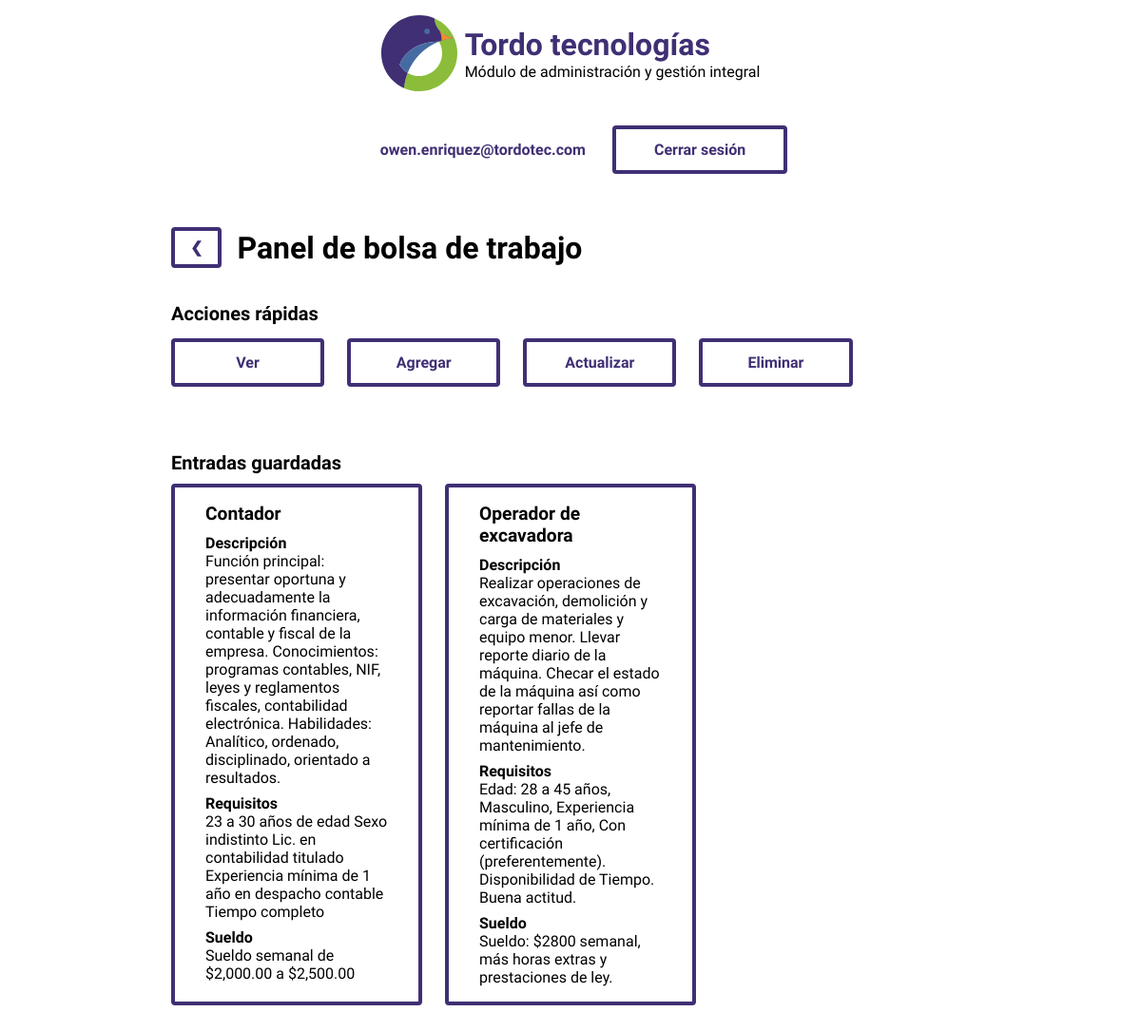
The app's page /bolsaDeTrabajo.php (signed in) with its own data.
### tables this page shows
CREATE TABLE `bolsatrabajo` (
  `id` int(11) NOT NULL,
  `puesto` tinytext NOT NULL,
  `descripcion` longtext NOT NULL,
  `requisitos` longtext NOT NULL,
  `sueldo` longtext NOT NULL
);

### bolsaDeTrabajo.php (the view, shortened to what this page needs)
<!DOCTYPE html>
<html lang="es-MX">
<head>
    <link rel="stylesheet" href="css/panel.css">
</head>
<body>
    <header>
        <div id="navegacion">
            <div class="logotipo">
                <img id="logo" src="img/icons/logo.svg" alt="Logotipo">
                <div>
                    <h1>Tordo tecnologías</h1>
                    <p>Módulo de administración y gestión integral</p>
                </div>
            </div>
            <nav>
                <p id="usuario"><?php echo $_SESSION["correo"];?></p>
                <a href="php/conexion/cerrar.php" class="boton">Cerrar sesión</a>
            </nav>
        </div>
    </header>
    <section id="acciones">
        <div class="migas">
            <a href="inicio.php" class="boton">&#10094;</a>
            <h2>Panel de bolsa de trabajo</h2>
        </div>
        <h3>Acciones rápidas</h3>
        <div class="gridAcciones">
            <a id="ver" class="boton">Ver</a>
            <a id="agregar" class="boton">Agregar</a>
            <a id="editar" class="boton">Actualizar</a>
            <a id="eliminar" class="boton">Eliminar</a>
        </div>
    </section>
    <section id="panelVer">
        <h3>Entradas guardadas</h3>
        <div class="grid">
            <?php
                include("php/conexion/casper.php");
                $leer = "SELECT * FROM bolsatrabajo";
                $query = $conexion->query($leer);
                if ($query == true) {
                    while ($datos = mysqli_fetch_array($query)) {
                        echo <<<END
                        <div class="tarjeta">
                            <div class="tarjetaCuerpo">
                                <p class="tarjetaTitulo">$datos[1]</p>
                                <p class="tarjetaSubtitulo">Descripción</p>
                                <p class="tarjetaTexto">$datos[2]</p>
                                <p class="tarjetaSubtitulo">Requisitos</p>
                                <p class="tarjetaTexto">$datos[3]</p>
                                <p class="tarjetaSubtitulo">Sueldo</p>
                                <p class="tarjetaTexto">$datos[4]</p>
                            </div>
                        </div>
                        END;
                    }
                }
            ?>
        </div>
    </section>
</body>
</html>
<?php
die();
?>

### css/panel.css (style rules this page uses)
:root { --color_oscuro: rgb(64, 47, 116); --color_claro: rgb(70, 107, 162); --color_enfasis: rgb(139, 189, 58); --color_realce: rgb(240, 142, 45); }
* { margin: 0px; padding: 0px; }
body { font-family: 'Didact Gothic', sans-serif; }
nav { display: flex; flex-direction: column; margin: 1em 0em; align-items: center; align-self: center; }
section { padding: 1em 10vw; }
h1 { font-weight: bold; color: var(--color_oscuro); }
h2 { font-size: 2em; margin-bottom: 0.5em; }
h3 { font-size: 1.25em; margin-bottom: 0.5em; }
a { cursor: pointer; text-decoration: none; }
.migas { display: flex; align-items: center; margin-bottom: 2em; }
.migas > h2 { margin: 0; margin-left: 0.5em; }
.migas > .boton { padding: 0.5em 1em; }
.logotipo { padding: 1em; display: flex; flex-flow: column; align-items: center; }
.logotipo > div { text-align: center; }
.boton { width: fit-content; display: block; background: none; padding: 0.75em 1.5em; margin: 0.25em 0em; text-align: center; font-weight: bold; text-decoration: none; border: 0.25em solid var(--color_oscuro); border-radius: 0.25em; color: var(--color_oscuro); transition: 0.3s; }
.grid { width: 100%; display: grid; grid-template-columns: 1fr; grid-template-rows: auto; grid-gap: 1.5em; }
.gridAcciones { display: grid; grid-template-columns: 1fr 1fr; grid-template-rows: auto; grid-gap: 1.5em; }
.gridAcciones > .boton { width: auto; }
.tarjeta { display: flex; flex-direction: column; overflow: hidden; border: 0.25em solid var(--color_oscuro); border-radius: 0.25em; transition: 0.2s; background: white; }
.tarjetaCuerpo { margin: 1em 0em; padding: 0em 2em; }
.tarjetaTitulo { font-size: 1.2em; font-weight: bold; margin-bottom: 0.5em; }
.tarjetaSubtitulo { font-weight: bold; margin-top: 0.5em; }
#usuario { width: fit-content; display: block; background: none; padding: 0.75em 1.5em; margin: 0.25em 0em; text-align: right ; font-weight: bold; text-decoration: none; border: 0.25em solid white; border-radius: 0.25em; color: var(--color_oscuro); }
#navegacion { width: 100%; display: flex; flex-flow: column; align-items: center; }
#logo { width: 5em; margin-right: 0.5em; }
@media screen and (min-width: 720px) { nav { flex-flow: row; } }
@media screen and (min-width: 720px) { section { padding: 1em 10vw; } }
@media screen and (min-width: 720px) { .boton { padding: .75em 2.5em; } }
@media screen and (min-width: 720px) { .grid { grid-template-columns: 1fr 1fr; } }
@media screen and (min-width: 720px) { .logotipo { display: flex; flex-flow: row; } }
@media screen and (min-width: 720px) { .logotipo > div { text-align: left; } }
@media screen and (min-width: 1020px) { section { padding: 2em 15vw; } }
@media screen and (min-width: 1020px) { .grid { grid-template-columns: 1fr 1fr 1fr; } }
@media screen and (min-width: 1020px) { .gridAcciones { display: grid; grid-template-columns: 1fr 1fr 1fr 1fr; grid-template-rows: auto; grid-gap: 1.5em; width: fit-content; } }

### records on screen
bolsatrabajo: puesto "Contador", descripcion "Función principal: presentar oportuna y adecuadamente la información financiera, contable y fiscal de la empresa. Conocimientos: programas contables, NIF, leyes y reglamentos fiscales, contabilidad electrónica. Habilidades: Analítico, ordenado, disciplinado, orientado a resultados.", requisitos "23 a 30 años de edad Sexo indistinto Lic. en contabilidad titulado Experiencia mínima de 1 año en despacho contable Tiempo completo", sueldo "Sueldo semanal de $2,000.00 a $2,500.00"
bolsatrabajo: puesto "Operador de excavadora", descripcion "Realizar operaciones de excavación, demolición y carga de materiales y equipo menor. Llevar reporte diario de la máquina. Checar el estado de la máquina así como reportar fallas de la máquina al jefe de mantenimiento.", requisitos "Edad: 28 a 45 años, Masculino, Experiencia mínima de 1 año, Con certificación (preferentemente). Disponibilidad de Tiempo. Buena actitud.", sueldo "Sueldo: $2800 semanal, más horas extras y prestaciones de ley."

### other values on screen
$_SESSION["correo"] "owen.enriquez@tordotec.com"
